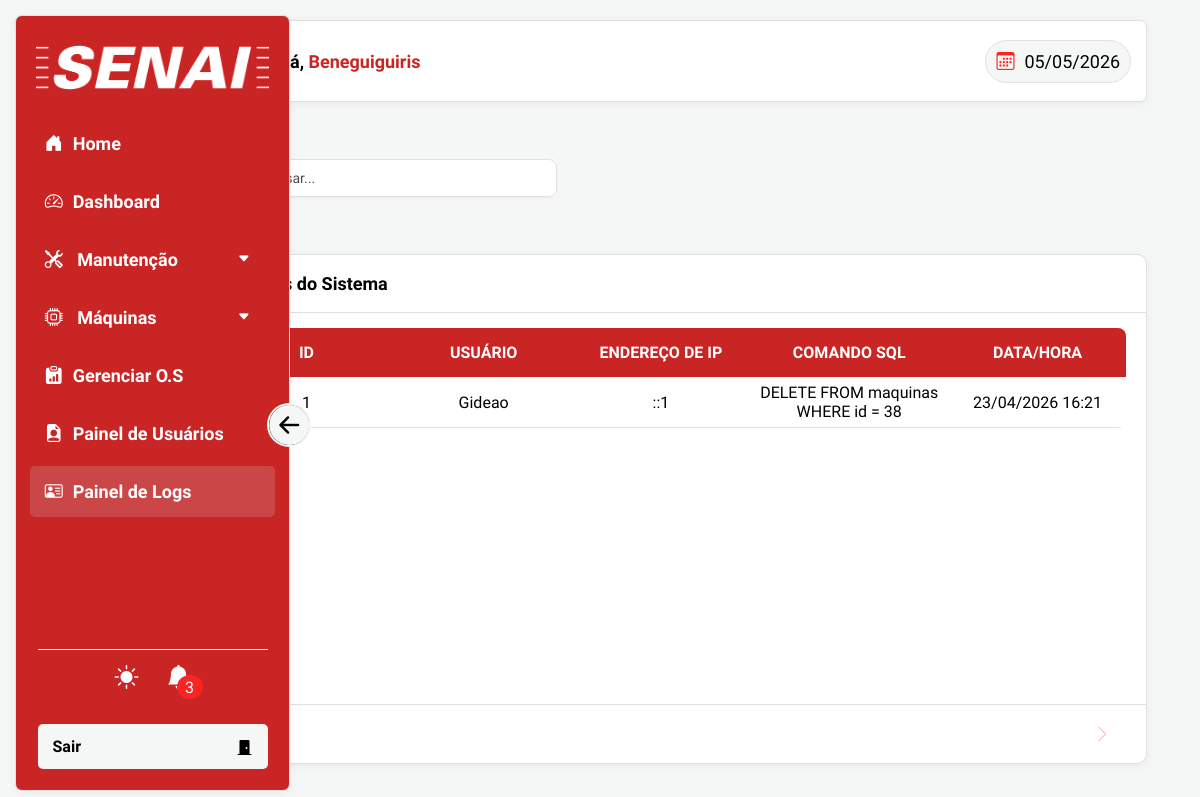
Screenshot of /php/views/log.php (signed in) with the database file from the repository.
### tables this page shows
CREATE TABLE `logs` (
  `id` int(11) NOT NULL,
  `usuario_id` int(11) DEFAULT NULL,
  `ip_address` varchar(45) NOT NULL,
  `sql_command` text NOT NULL,
  `data_hora` datetime DEFAULT current_timestamp()
);

CREATE TABLE `usuarios` (
  `id` int(11) NOT NULL,
  `nome` varchar(200) NOT NULL,
  `email` varchar(200) NOT NULL,
  `senha` varchar(245) NOT NULL,
  `senha_padrao` int(11) NOT NULL DEFAULT 1,
  `permissao` enum('ADMIN','GESTOR','NORMAL') NOT NULL DEFAULT 'NORMAL'
);

### php/views/log.php (the view, shortened to what this page needs)
<?php
require __DIR__ . '/../components/modals/all_modals.php';
?>
<!DOCTYPE html>
<html lang="pt-br" data-tema="">
<head>
    <link rel="stylesheet" href="../../css/style.css">
    <link rel="stylesheet" href="../../css/nav.css">
    <link rel="stylesheet" href="../../css/global.css">
    <link rel="stylesheet" href="../../css/header.css">
    <link rel="stylesheet" href="../../css/modal.css">
    <link rel="stylesheet" href="https://cdn.jsdelivr.net/npm/bootstrap-icons@1.13.1/font/bootstrap-icons.min.css">
</head>
<body>
    <?php require __DIR__ . '/../components/nav.php'; ?>
    <section class="sec-main">
        <?php require __DIR__ . '/../components/header.php'; ?>
        <div class="div-btns-pages">
            <form action="" method="GET" class="form-pesquisa">
                <div class="search-container">
                    <?php
                    $busca_atual = isset($_GET['search']) ? $_GET['search'] : '';
                    ?>
                    <div class="box-pesquisa">
                        <input type="text" name="search" id="pesquisa"
                            value="<?php echo htmlspecialchars($busca_atual); ?>" placeholder="Pesquisar..."
                            class="input-pesquisa">
                    </div>
                </div>
            </form>
        </div>
        <div class="tabela-bg2">
            <div class="tabela-titulo">
                <h2>Logs do Sistema</h2>
            </div>
            <div class="tabela-wrapper">
                <table class="tabela-main">
                    <thead>
                        <th>ID</th>
                        <th>Usuário</th>
                        <th>Endereço de IP</th>
                        <th>Comando SQL</th>
                        <th>Data/Hora</th>
                    </thead>
                    <tbody id="tabela-logs">
                        <?php
                        $sql_base = "SELECT logs.*, usuarios.nome AS nome_real
                                 FROM logs
                                 LEFT JOIN usuarios ON logs.usuario_id = usuarios.id";
                        if (!empty($busca_atual)) {
                            $termo_seguro = mysqli_real_escape_string($conn, $busca_atual);
                            $sql = $sql_base . " WHERE
                                usuarios.nome LIKE '%$termo_seguro%' OR
                                logs.ip_address LIKE '%$termo_seguro%' OR
                                logs.sql_command LIKE '%$termo_seguro%'";
                        } else {
                            $sql = $sql_base;
                        }
                        $sql .= " ORDER BY logs.id DESC";
                        $resultado = $conn->query($sql);
                        if ($resultado && $resultado->num_rows > 0) {
                            while ($linha = $resultado->fetch_assoc()) {
                                $nome_exibicao = !empty($linha["nome_real"]) ? htmlspecialchars($linha["nome_real"]) : "<span style='color: #ff6b6b; font-size: 0.9em;'>Ex-Usuário (ID: " . $linha['usuario_id'] . ")</span>";
                                echo "<tr>";
                                echo "<td>" . htmlspecialchars($linha["id"]) . "</td>";
                                echo "<td>" . $nome_exibicao . "</td>";
                                echo "<td>" . htmlspecialchars($linha["ip_address"]) . "</td>";
                                echo "<td title='" . htmlspecialchars($linha["sql_command"]) . "'>" . substr(htmlspecialchars($linha["sql_command"]), 0, 50) . (strlen($linha["sql_command"]) > 50 ? '...' : '') . "</td>";
                                echo "<td>" . date("d/m/Y H:i", strtotime($linha["data_hora"])) . "</td>";
                                echo "</tr>";
                            }
                        } else {
                            echo "<tr><td colspan='5' style='text-align:center; padding:20px; color: #888;'>Nenhum registro encontrado.</td></tr>";
                        }
                        ?>
                    </tbody>
                </table>
            </div>
            <div class="div-btns-change">
                <button id="btn-ant" type="button"><i class="bi bi-chevron-left"></i></button>
                <button id="btn-prox" type="button"><i class="bi bi-chevron-right"></i></button>
            </div>
        </div>
    </section>
</body>
</html>

### css/style.css (style rules this page uses)
.tabela-bg table, .tabela-bg2 table, .custom-table, .checklist-table { background: transparent; border-collapse: collapse; text-align: center; width: 100%; overflow: hidden; }
.tabela-bg table thead, .tabela-bg2 table thead, .custom-table thead, .checklist-table thead { background: var(--corDestaque); color: var(--corTxt); text-transform: uppercase; font-weight: 500; }
.tabela-bg table thead th, .tabela-bg2 table thead th { padding: 15px; min-width: 160px; }
.tabela-bg table tbody tr, .tabela-bg2 table tbody tr, .custom-table tbody tr, .checklist-table tbody tr { height: 50px; max-height: 50px; min-height: 50px; color: var(--corTxt3); transition: all 0.3s ease; border-bottom: 1px solid var(--corBordas); }
.tabela-bg table tbody tr td, .tabela-bg2 table tbody tr td { max-width: 180px; overflow: auto; }
.tabela-bg2 { width: 90%; height: 65vh; display: flex; flex-direction: column; background: var(--corFundo2); border-radius: 10px; overflow: hidden; box-shadow: var(--sombra); border: 1px solid var(--corBordas); }
.tabela-titulo { display: flex; align-items: center; gap: 10px; padding: 18px 25px; border-bottom: 1px solid var(--corBordas); }
.tabela-titulo h2 { font-size: var(--text-lg); font-weight: 700; color: var(--corTxt3); margin: 0; }
.tabela-wrapper { flex: 1; overflow: auto; padding: 15px 20px; }
.tabela-wrapper table { border-radius: 8px; overflow: hidden; }
.tabela-bg2 .div-btns-change { border-top: 1px solid var(--corBordas); padding: 10px 25px; width: 100%; }
.form-pesquisa { display: flex; align-items: center; margin: 0; }
.search-container { display: flex; align-items: center; gap: 15px; position: relative; width: auto; background: transparent; }
.box-pesquisa { position: relative; display: flex; align-items: center; background: var(--corFundo2); }
.input-pesquisa { width: 100% !important; padding: 12px 15px 12px 45px !important; border: 1px solid var(--corBordas) !important; border-radius: 10px !important; background: var(--corFundo2) !important; color: var(--corTxt3) !important; font-size: 14px !important; outline: none; transition: all 0.3s ease; }
.input-pesquisa::placeholder { color: var(--corTxt3) !important; opacity: 0.7 !important; }
.div-btns-pages { width: 90%; display: flex; justify-content: space-between; align-items: center; margin: 20px 0; gap: 15px; flex-wrap: wrap; }
.form-pesquisa { flex: 1; display: flex; align-items: center; }
.search-container { display: flex; align-items: center; gap: 12px; width: 100%; }
.box-pesquisa { flex: 1; display: flex; align-items: center; position: relative; max-width: 500px; }
.div-btns-change { display: flex; align-items: center; justify-content: center; width: 90%; gap: 20px; justify-content: space-between; }
.div-btns-pages { width: 90%; display: flex; justify-content: space-between; align-items: center; }
.div-btns-pages div { display: flex; align-items: center; gap: 20px; padding: 0px; background: var(--corFundo2); border-radius: 5px; width: 30dvw; color: var(--corTxt3); }
.div-btns-pages div input { width: 90%; padding: 10px; border: none; border-bottom: 2px solid var(--corBordas); border-radius: 5px 5px 0px 0px; background: var(--corFundo); color: var(--corTxt3); }
.input-pesquisa { width: 780px !important; max-width: 100% !important; padding: 10px 15px 10px 45px !important; border: 1px solid var(--corBordas) !important; border-radius: 8px !important; background: var(--corFundo2) !important; color: var(--corTxt3) !important; font-size: 14px !important; outline: none; box-shadow: 0 1px 2px rgba(0, 0, 0, 0.05) !important; margin: 0 !important; }

### css/header.css (style rules this page uses)
.sec-main { width: 100%; min-height: 100%; height: 100%; background: var(--corFundo); padding-left: 12%; padding-top: 20px; display: flex; flex-direction: column; align-items: center; gap: 5%; transition: 0.25s; padding-bottom: 3%; }

### css/modal.css (style rules this page uses)
.modal-notificacao .notificacao h6, h5, h4, h3, h2, h1 { color: var(--corDestaque); }

### rows the page displays
logs: id "1", usuario.nome "Gideao", ip_address "::1", sql_command "DELETE FROM maquinas WHERE id = 38", data_hora "23/04/2026 16:21"

### other values shown
$totalNoti "3"
$nome_usuario "Beneguiguiris"
